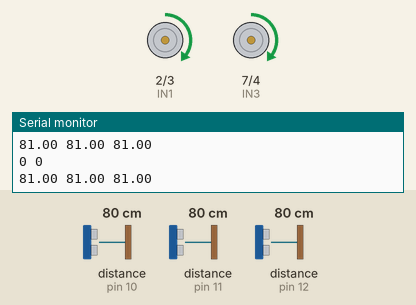
This sketch was run on a simulated Arduino Mega 2560, built with avr-gcc and run on an emulated ATmega2560. On the bench: motor-driver pin pairs drawn as motors (green arrow = first pin HIGH = forward, orange = second pin HIGH = backward, longer = more drive, scaled by the enable pin), the last lines printed to the serial monitor. The test bench sets the inputs (shaded band); at power-on: distance to the obstacle (sensors on pin 10, pin 11, pin 12) 80 cm. The echo pulse lasts 58.3 µs per cm.

Above: at 1.2 s.
1.3 s: distance to the obstacle (sensor on pin 10) set to 44 cm
4.3 s: distance to the obstacle (sensor on pin 10) set to 38 cm
6.0 s: distance to the obstacle (sensor on pin 11) set to 2 cm
At 6.8 s:
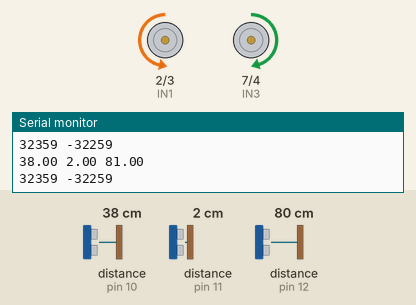
7.5 s: distance to the obstacle (sensor on pin 11) set to 13 cm
9.0 s: distance to the obstacle (sensor on pin 11) set to 16 cm
At 10.4 s:
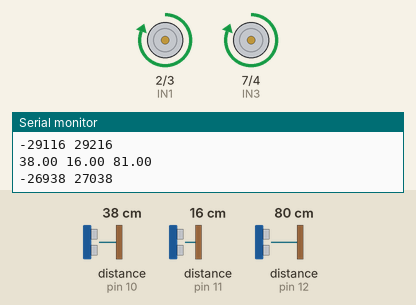
10.7 s: distance to the obstacle (sensor on pin 12) set to 250 cm
At 11.99 s:
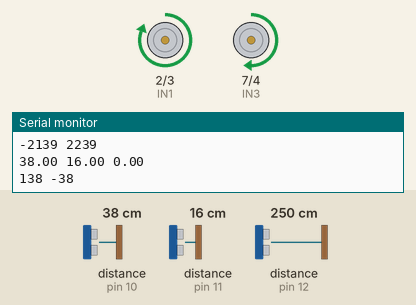
At 23.89 s:
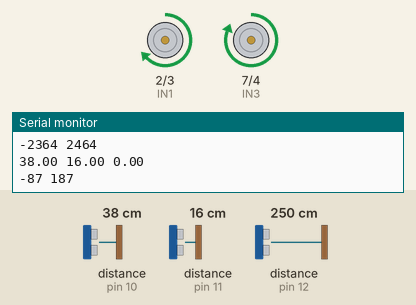
Timing chart, 0 to 25.3 s (numbered marks = the images above; inputs shaded):
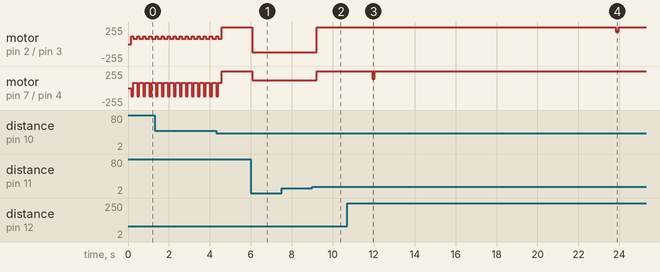

Measured:
- the behaviour switches between 14 and 15 cm on distance to the obstacle (sensor on pin 11) (found by bisection; images 1 and 2)
- after the input at 6.0 s, motor on pin 2 (IN1) / pin 3 (IN2): forward 255/255 → backward 125/255 after 0.06 s; motor on pin 7 (IN3) / pin 4 (IN4): forward 255/255 → forward 120/255 after 0.06 s
- after the input at 9.0 s, motor on pin 2 (IN1) / pin 3 (IN2): backward 125/255 → forward 255/255 after 0.23 s; motor on pin 7 (IN3) / pin 4 (IN4): forward 120/255 → forward 255/255 after 0.23 s
- after the input at 10.7 s, motor on pin 2 (IN1) / pin 3 (IN2): forward 255/255 → forward 187/255 after 13.1 s, → forward 255/255 0.14 s later; motor on pin 7 (IN3) / pin 4 (IN4): forward 255/255 → forward 138/255 after 1.2 s, → forward 255/255 0.14 s later
- by itself, motor on pin 2 (IN1) / pin 3 (IN2): alternates forward 120/255 for 0.10 s and forward 80/255 for 0.20 s
- by itself, motor on pin 7 (IN3) / pin 4 (IN4): alternates backward 125/255 for 0.10 s and forward 80/255 for 0.20 s

The sketch:

wall_follow_another_fix.ino
```cpp
#include <NewPing.h>

//defining pin
#define ENA 6
#define IN1 2
#define IN2 3
#define IN3 7
#define IN4 4
#define ENB 5
#define ft_ult 8 //front ultrasonic trigger pin
#define lrt_ult 9 // left and right ultrasonic trigger pin
#define l_ult 10
#define f_ult 11
#define r_ult 12
#define LED 13
#define SDA A4
#define SCL A5

//defining ultrasonic variable
#define Sonar_Num 3
#define PING_INTERVAL 33
unsigned long pingTimer[Sonar_Num];
double cm[Sonar_Num];
uint8_t currentSensor = 0;

//defining variable motoR
int speed = 50;
int speedL, speedR;

//setting pid
double Err, SetPoint = 5, SumErr, LastErr = 0, dt = 0.1;
double Kil = 0.5, Kpl = 1, Kdl = 0.5;
double P, I, D, PIDl;
unsigned long currentTime, previousTime;
double elapsedTime;
double error;
double lastError;
double input, output, setPoint;
double cumError, rateError;

NewPing sonar[Sonar_Num] = {
  NewPing(lrt_ult, l_ult, 200),
  NewPing(ft_ult, f_ult, 200),
  NewPing(lrt_ult, r_ult, 200)
};

int motor(int speedL, int speedR){
  digitalWrite(IN1, HIGH);
  digitalWrite(IN2, LOW);
  analogWrite(ENA, speedR);
  digitalWrite(IN3, HIGH);
  digitalWrite(IN4, LOW);
  analogWrite(ENB, speedL);
}

int motorR(int speedL, int speedR){
  digitalWrite(IN1, LOW);
  digitalWrite(IN2, HIGH);
  analogWrite(ENA, speedR);
  digitalWrite(IN3, HIGH);
  digitalWrite(IN4, LOW);
  analogWrite(ENB, speedL);
}

int motorL(int speedL, int speedR){
  digitalWrite(IN1, HIGH);
  digitalWrite(IN2, LOW);
  analogWrite(ENA, speedR);
  digitalWrite(IN3, LOW);
  digitalWrite(IN4, HIGH);
  analogWrite(ENB, speedL);
}

double computePID(double inp){
        currentTime = millis();                //get current time
        elapsedTime = (double)(currentTime - previousTime);        //compute time elapsed from previous computation

        error = SetPoint - inp;                                // determine error
        cumError += error * elapsedTime;                // compute integral
        rateError = (error - lastError)/elapsedTime;   // compute derivative

        double out = Kpl*error + Kil*cumError + Kdl*rateError;                //PID output

        lastError = error;                                //remember current error
        previousTime = currentTime;                        //remember current time

        return out;                                        //have function return the PID output
}

void wallfollow(){
  // Err = SetPoint - cm[0];
  // SumErr = LastErr + Err;
  // LastErr = Err;
  // P = Kpl * Err;
  // I = Kil * SumErr;
  // D = (Kdl)*(Err - LastErr);
  // PIDl = P + I + D;
  PIDl = computePID(cm[0]);
  speedL = speed - PIDl;
  speedR = speed + PIDl;
  motor(speedL, speedR);
}

void setup() {
  // put your setup code here, to run once:
  pinMode(IN1, OUTPUT);
  pinMode(IN2, OUTPUT);
  pinMode(IN3, OUTPUT);
  pinMode(IN4, OUTPUT);
  pinMode(ENA, OUTPUT);
  pinMode(ENB, OUTPUT);
  pinMode(ft_ult, OUTPUT);
  pinMode(lrt_ult, OUTPUT);
  pinMode(l_ult, INPUT);
  pinMode(f_ult, INPUT);
  pinMode(r_ult, INPUT);
  Serial.begin(9600);
}

void loop() {
  for (uint8_t i = 0; i < Sonar_Num; i++) { // Loop through each sensor and display results.
    delay(40); // Wait 50ms between pings (about 20 pings/sec). 29ms should be the shortest delay between pings.
    cm[i] = sonar[i].ping_cm();
  }
  if (cm[1] < 15){
    if (cm[0] > 40){
      motorL(speed+75, speed+70);
    }
    else {
      motorR(speed+70, speed+75);
    }
    delay(55);
  }
  // else if(cm[0] > 40 && cm [2] < 40){
  //   delay(20);
  //   motorL(speed+75, speed+70);
  //   delay(100);
  //   // motor(speed+30, speed+30);
  //   // delay(40);
  // }
  else if(cm[0] > 40 && cm [2] > 40){
    delay(20);
    motorL(speed+75, speed+70);
    delay(100);
    motor(speed+30, speed+30);
    delay(40);
  }
  else{
    wallfollow();
  }
  Serial.print(cm[0]);
  Serial.print(" ");
  Serial.print(cm[1]);
  Serial.print(" ");
  Serial.println(cm[2]);
  Serial.print(speedL);
  Serial.print(" ");
  Serial.println(speedR);
}

void oneSensorCycle() { // Sensor ping cycle complete, do something with the results.
  // The following code would be replaced with your code that does something with the ping results.
  for (uint8_t i = 0; i < Sonar_Num; i++) {
    Serial.print(i);
    Serial.print("=");
    Serial.print(cm[i]);
    Serial.print("cm ");
  }
  Serial.println();
}

void echoCheck() { // If ping received, set the sensor distance to array.
  if (sonar[currentSensor].check_timer()){
    if (currentSensor == 1){
      float dfront = sonar[currentSensor].ping_result / US_ROUNDTRIP_CM;
      if (dfront != 0){
        cm[currentSensor] = dfront;
      }
    }
    else{
      cm[currentSensor] = sonar[currentSensor].ping_result / US_ROUNDTRIP_CM;
    }
  }
}
```
